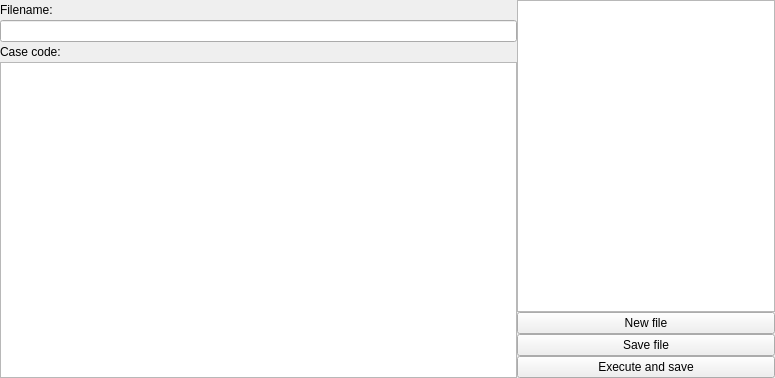
<?xml version="1.0" encoding="UTF-8"?>
<ui version="4.0">
 <class>JsCaseWindow</class>
 <widget class="QWidget" name="JsCaseWindow">
  <property name="geometry">
   <rect>
    <x>0</x>
    <y>0</y>
    <width>775</width>
    <height>378</height>
   </rect>
  </property>
  <property name="windowTitle">
   <string>Form</string>
  </property>
  <layout class="QGridLayout" name="gridLayout_2">
   <property name="leftMargin">
    <number>0</number>
   </property>
   <property name="topMargin">
    <number>0</number>
   </property>
   <property name="rightMargin">
    <number>0</number>
   </property>
   <property name="bottomMargin">
    <number>0</number>
   </property>
   <item row="0" column="0">
    <layout class="QGridLayout" name="gridLayout">
     <property name="spacing">
      <number>0</number>
     </property>
     <item row="0" column="1" rowspan="5">
      <widget class="QTreeView" name="treeView_case">
       <property name="sizePolicy">
        <sizepolicy hsizetype="Expanding" vsizetype="Expanding">
         <horstretch>1</horstretch>
         <verstretch>0</verstretch>
        </sizepolicy>
       </property>
      </widget>
     </item>
     <item row="7" column="1">
      <widget class="QPushButton" name="pushButton_execute_and_save">
       <property name="text">
        <string>Execute and save</string>
       </property>
      </widget>
     </item>
     <item row="2" column="0">
      <widget class="QLabel" name="label_case_code">
       <property name="maximumSize">
        <size>
         <width>16777215</width>
         <height>20</height>
        </size>
       </property>
       <property name="text">
        <string>Case code:</string>
       </property>
      </widget>
     </item>
     <item row="0" column="0">
      <widget class="QLabel" name="label_filename">
       <property name="maximumSize">
        <size>
         <width>16777215</width>
         <height>20</height>
        </size>
       </property>
       <property name="text">
        <string>Filename:</string>
       </property>
      </widget>
     </item>
     <item row="5" column="1">
      <widget class="QPushButton" name="pushButton_new_file">
       <property name="text">
        <string>New file</string>
       </property>
      </widget>
     </item>
     <item row="3" column="0" rowspan="5">
      <widget class="QTextBrowser" name="textBrowser_case_code">
       <property name="sizePolicy">
        <sizepolicy hsizetype="Expanding" vsizetype="Expanding">
         <horstretch>2</horstretch>
         <verstretch>0</verstretch>
        </sizepolicy>
       </property>
       <property name="readOnly">
        <bool>false</bool>
       </property>
      </widget>
     </item>
     <item row="1" column="0">
      <widget class="QLineEdit" name="lineEdit_filename"/>
     </item>
     <item row="6" column="1">
      <widget class="QPushButton" name="pushButton_save_case_file">
       <property name="text">
        <string>Save file</string>
       </property>
      </widget>
     </item>
    </layout>
   </item>
  </layout>
 </widget>
 <resources/>
 <connections/>
</ui>
